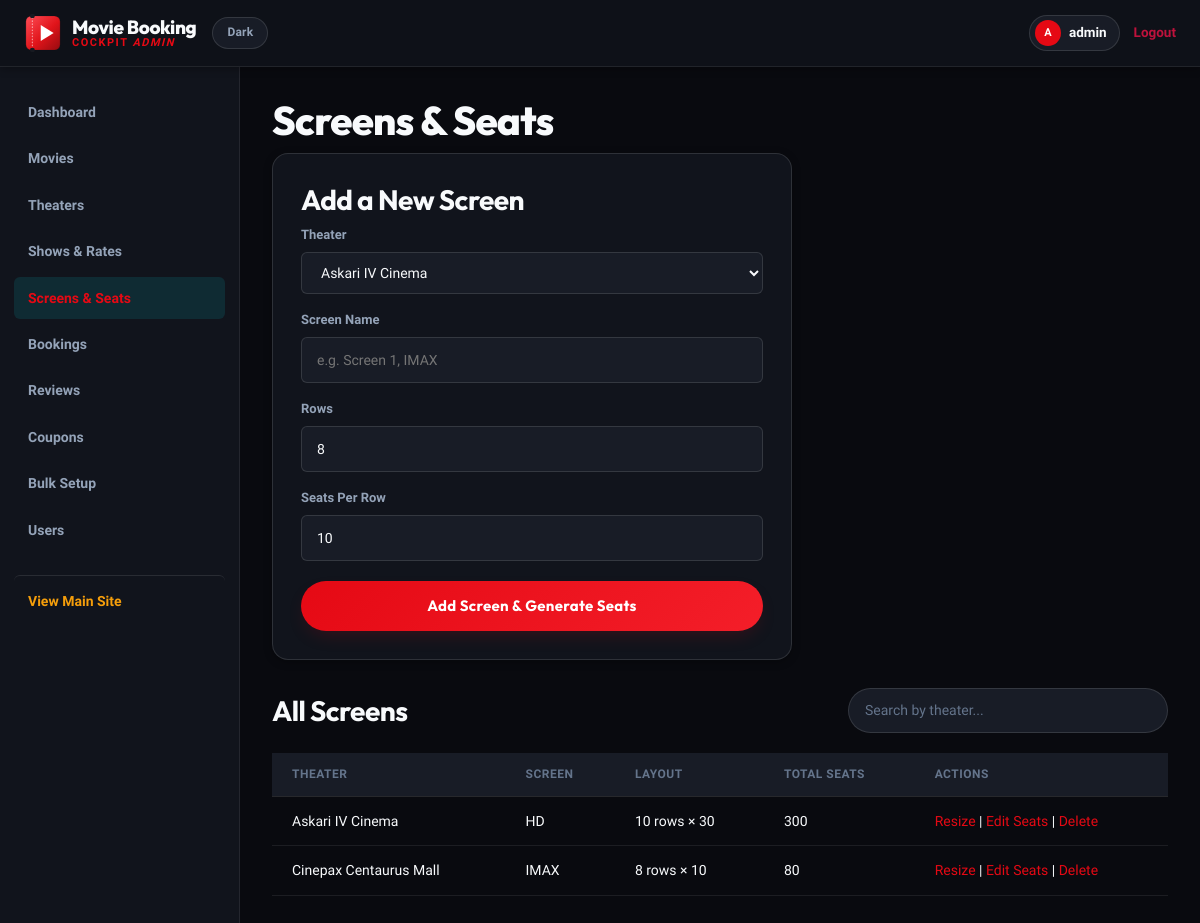
Page /admin/screens.php (signed in) on the committed database.
### tables this page shows
CREATE TABLE `screens` (
  `screen_id` int(11) NOT NULL,
  `theater_id` int(11) NOT NULL,
  `screen_name` varchar(100) NOT NULL DEFAULT 'Screen 1',
  `rows_count` int(11) NOT NULL DEFAULT 8,
  `seats_per_row` int(11) NOT NULL DEFAULT 10,
  `created_at` timestamp NOT NULL DEFAULT current_timestamp()
);

CREATE TABLE `theaters` (
  `theater_id` int(11) NOT NULL,
  `theater_name` varchar(100) NOT NULL,
  `location` varchar(150) NOT NULL,
  `total_seats` int(11) DEFAULT 100,
  `latitude` decimal(10,7) DEFAULT NULL,
  `longitude` decimal(10,7) DEFAULT NULL
);

### includes/functions.php (called while the page is built, shortened)
<?php
function clean($value) {
    return htmlspecialchars(trim($value), ENT_QUOTES, 'UTF-8');
}
    ?>

### admin/screens.php (the view, shortened to what this page needs)
<?php
require_once __DIR__ . '/../includes/functions.php';
$theaters = $conn->query("SELECT theater_id, theater_name FROM theaters ORDER BY theater_name");
$theater_list = [];
while ($t = $theaters->fetch_assoc()) $theater_list[] = $t;
$search_q = isset($_GET['q']) ? trim($_GET['q']) : '';
$screens_sql = "
    SELECT sc.*, t.theater_name,
        (SELECT COUNT(*) FROM seats se WHERE se.screen_id = sc.screen_id) AS seat_count
    FROM screens sc
    JOIN theaters t ON sc.theater_id = t.theater_id
    " . ($search_q !== '' ? "WHERE t.theater_name LIKE ?" : "") . "
    ORDER BY t.theater_name, sc.screen_name
";
$screens_stmt = $conn->prepare($screens_sql);
$screens_stmt->execute();
$screens = $screens_stmt->get_result();
include __DIR__ . '/admin_header.php';
?> <h1>Screens &amp; Seats</h1>
 <form method="POST" class="form-box" style="margin-left:0;max-width:520px;"> <h2>Add a New Screen</h2> <label>Theater</label> <select name="theater_id" required> <?php foreach ($theater_list as $t): ?> <option value="<?php echo $t['theater_id']; ?>"><?php echo clean($t['theater_name']); ?></option> <?php endforeach; ?> </select> <label>Screen Name</label> <input type="text" name="screen_name" placeholder="e.g. Screen 1, IMAX" required> <label>Rows</label> <input type="number" name="rows_count" min="1" max="26" value="8" required> <label>Seats Per Row</label> <input type="number" name="seats_per_row" min="1" max="40" value="10" required> <button type="submit">Add Screen &amp; Generate Seats</button>
</form> <div style="display:flex;justify-content:space-between;align-items:center;flex-wrap:wrap;gap:12px;margin:28px 0 12px;"> <h2 style="margin:0;">All Screens</h2> <form method="GET" class="nav-search" style="max-width:320px;width:100%;"> <input type="text" name="q" placeholder="Search by theater..." aria-label="Search screens by theater" autocomplete="off" value="<?php echo clean($search_q); ?>"> </form> </div> <?php if ($search_q !== '' && $screens->num_rows === 0): ?><div class="alert alert-warning">No screens found for a theater matching "<?php echo clean($search_q); ?>".</div><?php endif; ?> <div class="admin-table-scroll"> <table class="admin-table-nowrap"> <tr><th>Theater</th><th>Screen</th><th>Layout</th><th>Total Seats</th><th>Actions</th></tr> <?php while ($s = $screens->fetch_assoc()): ?> <tr> <td><?php echo clean($s['theater_name']); ?></td> <td><?php echo clean($s['screen_name']); ?></td> <td><?php echo (int)$s['rows_count']; ?> rows &times; <?php echo (int)$s['seats_per_row']; ?></td> <td><?php echo (int)$s['seat_count']; ?></td> <td> <a href="screens.php?edit=<?php echo $s['screen_id']; ?>">Resize</a> | <a href="screen_seats.php?screen_id=<?php echo $s['screen_id']; ?>">Edit Seats</a> | <a href="screens.php?delete=<?php echo $s['screen_id']; ?>" onclick="return confirm('Delete this screen and all its seats? Shows using it will be unassigned.');">Delete</a> </td> </tr> <?php endwhile; ?>
</table> </div> <?php include __DIR__ . '/admin_footer.php'; ?>

### rows in the picture
screens: theater.theater_name "Askari IV Cinema", screen_name "HD", rows_count "10", seats_per_row "30", seat_count "300"
screens: theater.theater_name "Cinepax Centaurus Mall", screen_name "IMAX", rows_count "8", seats_per_row "10", seat_count "80"

### other values in the picture
mb_strtoupper(mb_substr($_SESSION['admin_name'], 0, 1)) "A"
$_SESSION['admin_name'] "admin"
form field theater_id "Askari IV Cinema"
